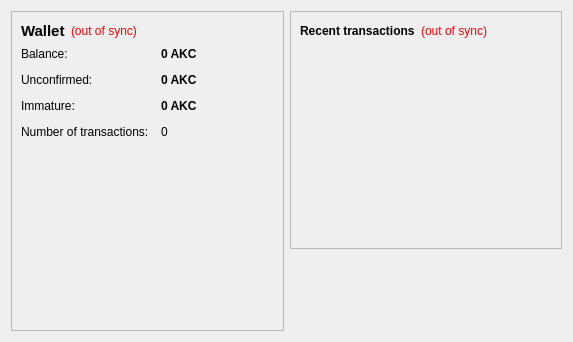
<?xml version="1.0" encoding="UTF-8"?>
<ui version="4.0">
 <class>OverviewPage</class>
 <widget class="QWidget" name="OverviewPage">
  <property name="geometry">
   <rect>
    <x>0</x>
    <y>0</y>
    <width>573</width>
    <height>342</height>
   </rect>
  </property>
  <property name="windowTitle">
   <string>Form</string>
  </property>
  <layout class="QHBoxLayout" name="horizontalLayout" stretch="1,1">
   <item>
    <layout class="QVBoxLayout" name="verticalLayout_2">
     <item>
      <widget class="QFrame" name="frame">
       <property name="frameShape">
        <enum>QFrame::StyledPanel</enum>
       </property>
       <property name="frameShadow">
        <enum>QFrame::Raised</enum>
       </property>
       <layout class="QVBoxLayout" name="verticalLayout_4">
        <item>
         <layout class="QHBoxLayout" name="horizontalLayout_4">
          <item>
           <widget class="QLabel" name="label_5">
            <property name="font">
             <font>
              <pointsize>11</pointsize>
              <weight>75</weight>
              <bold>true</bold>
             </font>
            </property>
            <property name="text">
             <string>Wallet</string>
            </property>
           </widget>
          </item>
          <item>
           <widget class="QLabel" name="labelWalletStatus">
            <property name="toolTip">
             <string>The displayed information may be out of date. Your wallet automatically synchronizes with the AntiKeiserCoin network after a connection is established, but this process has not completed yet.</string>
            </property>
            <property name="styleSheet">
             <string notr="true">QLabel { color: red; }</string>
            </property>
            <property name="text">
             <string notr="true">(out of sync)</string>
            </property>
            <property name="alignment">
             <set>Qt::AlignLeading|Qt::AlignLeft|Qt::AlignVCenter</set>
            </property>
           </widget>
          </item>
          <item>
           <spacer name="horizontalSpacer_2">
            <property name="orientation">
             <enum>Qt::Horizontal</enum>
            </property>
            <property name="sizeHint" stdset="0">
             <size>
              <width>40</width>
              <height>20</height>
             </size>
            </property>
           </spacer>
          </item>
         </layout>
        </item>
        <item>
         <layout class="QFormLayout" name="formLayout_2">
          <property name="fieldGrowthPolicy">
           <enum>QFormLayout::AllNonFixedFieldsGrow</enum>
          </property>
          <property name="horizontalSpacing">
           <number>12</number>
          </property>
          <property name="verticalSpacing">
           <number>12</number>
          </property>
          <item row="0" column="0">
           <widget class="QLabel" name="label">
            <property name="text">
             <string>Balance:</string>
            </property>
           </widget>
          </item>
          <item row="0" column="1">
           <widget class="QLabel" name="labelBalance">
            <property name="font">
             <font>
              <weight>75</weight>
              <bold>true</bold>
             </font>
            </property>
            <property name="cursor">
             <cursorShape>IBeamCursor</cursorShape>
            </property>
            <property name="toolTip">
             <string>Your current balance</string>
            </property>
            <property name="text">
             <string notr="true">0 AKC</string>
            </property>
            <property name="textInteractionFlags">
             <set>Qt::LinksAccessibleByMouse|Qt::TextSelectableByKeyboard|Qt::TextSelectableByMouse</set>
            </property>
           </widget>
          </item>
          <item row="1" column="0">
           <widget class="QLabel" name="label_3">
            <property name="text">
             <string>Unconfirmed:</string>
            </property>
           </widget>
          </item>
          <item row="1" column="1">
           <widget class="QLabel" name="labelUnconfirmed">
            <property name="font">
             <font>
              <weight>75</weight>
              <bold>true</bold>
             </font>
            </property>
            <property name="cursor">
             <cursorShape>IBeamCursor</cursorShape>
            </property>
            <property name="toolTip">
             <string>Total of transactions that have yet to be confirmed, and do not yet count toward the current balance</string>
            </property>
            <property name="text">
             <string notr="true">0 AKC</string>
            </property>
            <property name="textInteractionFlags">
             <set>Qt::LinksAccessibleByMouse|Qt::TextSelectableByKeyboard|Qt::TextSelectableByMouse</set>
            </property>
           </widget>
          </item>
          <item row="3" column="0">
           <widget class="QLabel" name="label_2">
            <property name="text">
             <string>Number of transactions:</string>
            </property>
           </widget>
          </item>
          <item row="3" column="1">
           <widget class="QLabel" name="labelNumTransactions">
            <property name="toolTip">
             <string>Total number of transactions in wallet</string>
            </property>
            <property name="text">
             <string notr="true">0</string>
            </property>
           </widget>
          </item>
          <item row="2" column="0">
           <widget class="QLabel" name="labelImmatureText">
            <property name="text">
             <string>Immature:</string>
            </property>
           </widget>
          </item>
          <item row="2" column="1">
           <widget class="QLabel" name="labelImmature">
            <property name="font">
             <font>
              <weight>75</weight>
              <bold>true</bold>
             </font>
            </property>
            <property name="toolTip">
             <string>Mined balance that has not yet matured</string>
            </property>
            <property name="text">
             <string notr="true">0 AKC</string>
            </property>
            <property name="textInteractionFlags">
             <set>Qt::LinksAccessibleByMouse|Qt::TextSelectableByKeyboard|Qt::TextSelectableByMouse</set>
            </property>
           </widget>
          </item>
         </layout>
        </item>
        <item>
         <spacer name="verticalSpacer">
          <property name="orientation">
           <enum>Qt::Vertical</enum>
          </property>
          <property name="sizeHint" stdset="0">
           <size>
            <width>20</width>
            <height>40</height>
           </size>
          </property>
         </spacer>
        </item>
        <item>
         <widget class="QLabel" name="label_6">
          <property name="text">
           <string/>
          </property>
          <property name="pixmap">
           <pixmap resource="../bitcoin.qrc">:/icons/bitcoin</pixmap>
          </property>
         </widget>
        </item>
       </layout>
      </widget>
     </item>
    </layout>
   </item>
   <item>
    <layout class="QVBoxLayout" name="verticalLayout_3">
     <item>
      <widget class="QFrame" name="frame_2">
       <property name="frameShape">
        <enum>QFrame::StyledPanel</enum>
       </property>
       <property name="frameShadow">
        <enum>QFrame::Raised</enum>
       </property>
       <layout class="QVBoxLayout" name="verticalLayout">
        <item>
         <layout class="QHBoxLayout" name="horizontalLayout_2">
          <item>
           <widget class="QLabel" name="label_4">
            <property name="text">
             <string>&lt;b&gt;Recent transactions&lt;/b&gt;</string>
            </property>
           </widget>
          </item>
          <item>
           <widget class="QLabel" name="labelTransactionsStatus">
            <property name="toolTip">
             <string>The displayed information may be out of date. Your wallet automatically synchronizes with the AntiKeiserCoin network after a connection is established, but this process has not completed yet.</string>
            </property>
            <property name="styleSheet">
             <string notr="true">QLabel { color: red; }</string>
            </property>
            <property name="text">
             <string notr="true">(out of sync)</string>
            </property>
            <property name="alignment">
             <set>Qt::AlignRight|Qt::AlignTrailing|Qt::AlignVCenter</set>
            </property>
           </widget>
          </item>
          <item>
           <spacer name="horizontalSpacer">
            <property name="orientation">
             <enum>Qt::Horizontal</enum>
            </property>
            <property name="sizeHint" stdset="0">
             <size>
              <width>40</width>
              <height>20</height>
             </size>
            </property>
           </spacer>
          </item>
         </layout>
        </item>
        <item>
         <widget class="QListView" name="listTransactions">
          <property name="styleSheet">
           <string notr="true">QListView { background: transparent; }</string>
          </property>
          <property name="frameShape">
           <enum>QFrame::NoFrame</enum>
          </property>
          <property name="verticalScrollBarPolicy">
           <enum>Qt::ScrollBarAlwaysOff</enum>
          </property>
          <property name="horizontalScrollBarPolicy">
           <enum>Qt::ScrollBarAlwaysOff</enum>
          </property>
          <property name="selectionMode">
           <enum>QAbstractItemView::NoSelection</enum>
          </property>
         </widget>
        </item>
       </layout>
      </widget>
     </item>
     <item>
      <spacer name="verticalSpacer_2">
       <property name="orientation">
        <enum>Qt::Vertical</enum>
       </property>
       <property name="sizeHint" stdset="0">
        <size>
         <width>20</width>
         <height>40</height>
        </size>
       </property>
      </spacer>
     </item>
    </layout>
   </item>
  </layout>
 </widget>
 <resources>
  <include location="../bitcoin.qrc"/>
 </resources>
 <connections/>
</ui>
